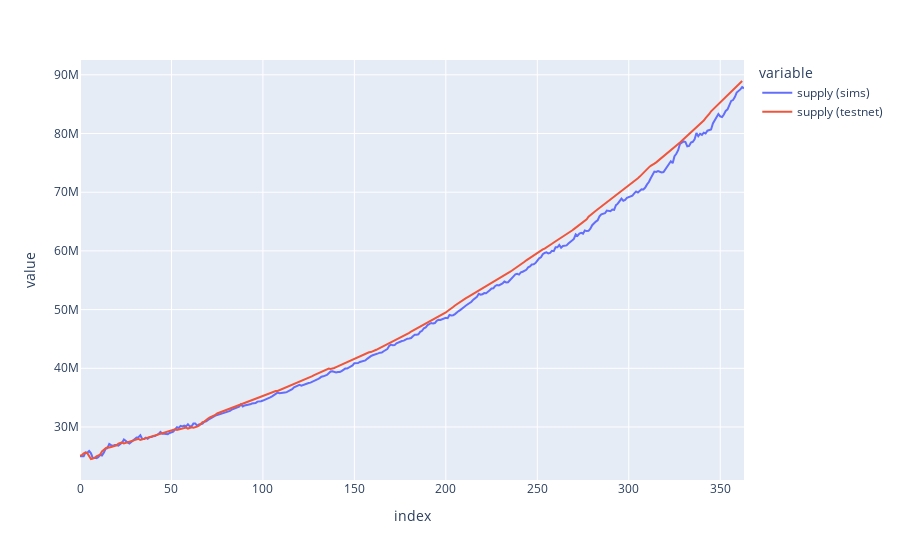

Notebook source saved alongside this figure:
### Code cell
fig4 = pd.DataFrame()
fig4['supply (sims)'] = df_sim['supply']
fig4['supply (testnet)'] = df_testnet2['supply'][:-1]
fig4.plot()

### Figure 1 — Plotly figure (JSON) as saved in the notebook; plotly's stock layout.template omitted (floating-point values rounded to 4 significant figures; data arrays with more than 128 entries replaced by an {"elided": "..."} marker saying what was removed)
{"data": [{"hovertemplate": "variable=supply (sims)<br>index=%{x}<br>value=%{y}<extra></extra>", "legendgroup": "supply (sims)", "line": {"color": "#636efa", "dash": "solid"}, "marker": {"symbol": "circle"}, "mode": "lines", "name": "supply (sims)", "orientation": "v", "showlegend": true, "type": "scatter", "x": {"elided": "364 int values"}, "xaxis": "x", "y": {"elided": "364 float values"}, "yaxis": "y"}, {"hovertemplate": "variable=supply (testnet)<br>index=%{x}<br>value=%{y}<extra></extra>", "legendgroup": "supply (testnet)", "line": {"color": "#EF553B", "dash": "solid"}, "marker": {"symbol": "circle"}, "mode": "lines", "name": "supply (testnet)", "orientation": "v", "showlegend": true, "type": "scatter", "x": {"elided": "364 int values"}, "xaxis": "x", "y": {"elided": "364 float values"}, "yaxis": "y"}], "layout": {"legend": {"title": {"text": "variable"}, "tracegroupgap": 0}, "margin": {"t": 60}, "xaxis": {"anchor": "y", "domain": [0, 1], "title": {"text": "index"}}, "yaxis": {"anchor": "x", "domain": [0, 1], "title": {"text": "value"}}}}
